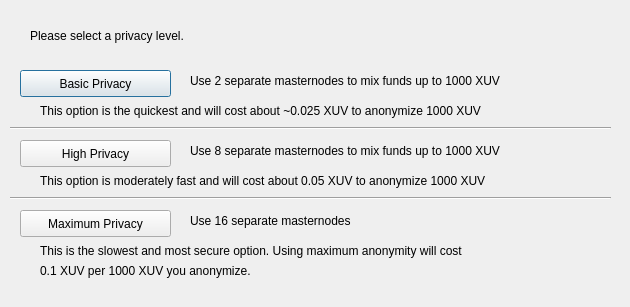
<?xml version="1.0" encoding="UTF-8"?>
<ui version="4.0">
 <class>DarksendConfig</class>
 <widget class="QDialog" name="DarksendConfig">
  <property name="geometry">
   <rect>
    <x>0</x>
    <y>0</y>
    <width>630</width>
    <height>307</height>
   </rect>
  </property>
  <property name="windowTitle">
   <string>Configure Darksend</string>
  </property>
  <widget class="QPushButton" name="buttonBasic">
   <property name="geometry">
    <rect>
     <x>20</x>
     <y>70</y>
     <width>151</width>
     <height>27</height>
    </rect>
   </property>
   <property name="text">
    <string>Basic Privacy</string>
   </property>
  </widget>
  <widget class="QPushButton" name="buttonHigh">
   <property name="geometry">
    <rect>
     <x>20</x>
     <y>140</y>
     <width>151</width>
     <height>27</height>
    </rect>
   </property>
   <property name="text">
    <string>High Privacy</string>
   </property>
  </widget>
  <widget class="QPushButton" name="buttonMax">
   <property name="geometry">
    <rect>
     <x>20</x>
     <y>210</y>
     <width>151</width>
     <height>27</height>
    </rect>
   </property>
   <property name="text">
    <string>Maximum Privacy</string>
   </property>
  </widget>
  <widget class="QLabel" name="label">
   <property name="geometry">
    <rect>
     <x>30</x>
     <y>20</y>
     <width>571</width>
     <height>31</height>
    </rect>
   </property>
   <property name="text">
    <string>Please select a privacy level.</string>
   </property>
  </widget>
  <widget class="QLabel" name="label_2">
   <property name="geometry">
    <rect>
     <x>190</x>
     <y>70</y>
     <width>421</width>
     <height>21</height>
    </rect>
   </property>
   <property name="text">
    <string>Use 2 separate masternodes to mix funds up to 1000 XUV</string>
   </property>
  </widget>
  <widget class="QLabel" name="label_3">
   <property name="geometry">
    <rect>
     <x>190</x>
     <y>140</y>
     <width>411</width>
     <height>21</height>
    </rect>
   </property>
   <property name="text">
    <string>Use 8 separate masternodes to mix funds up to 1000 XUV</string>
   </property>
  </widget>
  <widget class="QLabel" name="label_4">
   <property name="geometry">
    <rect>
     <x>190</x>
     <y>210</y>
     <width>421</width>
     <height>21</height>
    </rect>
   </property>
   <property name="text">
    <string>Use 16 separate masternodes</string>
   </property>
  </widget>
  <widget class="QLabel" name="label_6">
   <property name="geometry">
    <rect>
     <x>40</x>
     <y>100</y>
     <width>561</width>
     <height>21</height>
    </rect>
   </property>
   <property name="text">
    <string>This option is the quickest and will cost about ~0.025 XUV to anonymize 1000 XUV</string>
   </property>
  </widget>
  <widget class="QLabel" name="label_7">
   <property name="geometry">
    <rect>
     <x>40</x>
     <y>170</y>
     <width>561</width>
     <height>21</height>
    </rect>
   </property>
   <property name="text">
    <string>This option is moderately fast and will cost about 0.05 XUV to anonymize 1000 XUV</string>
   </property>
  </widget>
  <widget class="QLabel" name="label_8">
   <property name="geometry">
    <rect>
     <x>40</x>
     <y>240</y>
     <width>561</width>
     <height>21</height>
    </rect>
   </property>
   <property name="text">
    <string>This is the slowest and most secure option. Using maximum anonymity will cost</string>
   </property>
  </widget>
  <widget class="QLabel" name="label_9">
   <property name="geometry">
    <rect>
     <x>40</x>
     <y>260</y>
     <width>561</width>
     <height>21</height>
    </rect>
   </property>
   <property name="text">
    <string>0.1 XUV per 1000 XUV you anonymize.</string>
   </property>
  </widget>
  <widget class="Line" name="line">
   <property name="geometry">
    <rect>
     <x>10</x>
     <y>120</y>
     <width>601</width>
     <height>16</height>
    </rect>
   </property>
   <property name="orientation">
    <enum>Qt::Horizontal</enum>
   </property>
  </widget>
  <widget class="Line" name="line_2">
   <property name="geometry">
    <rect>
     <x>10</x>
     <y>190</y>
     <width>601</width>
     <height>16</height>
    </rect>
   </property>
   <property name="orientation">
    <enum>Qt::Horizontal</enum>
   </property>
  </widget>
 </widget>
 <resources/>
 <connections/>
</ui>
